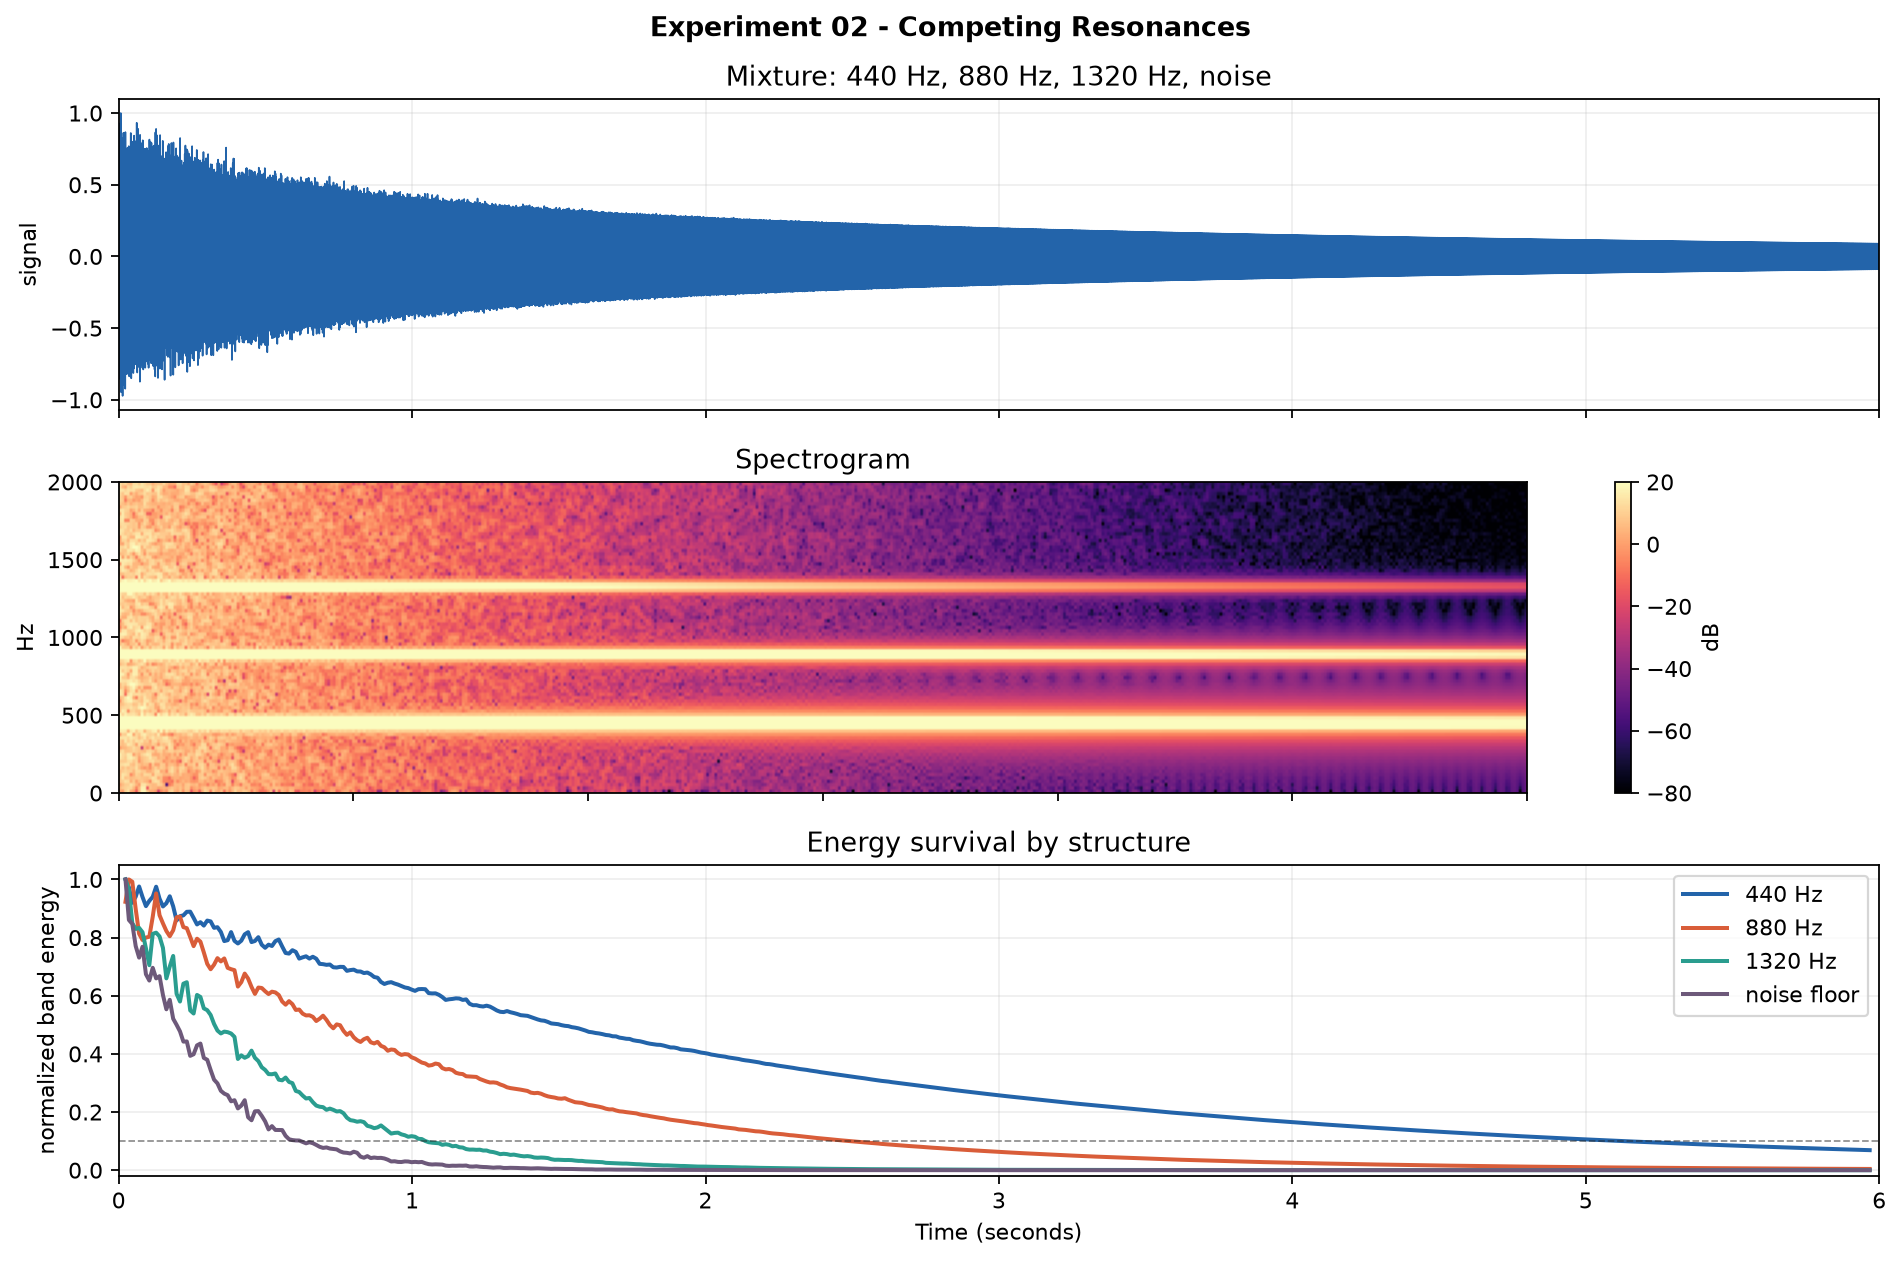

Source code (Python):
"""
Experiment 02 - Competing Resonances

Four structures are mixed together:
    440 Hz, 880 Hz, 1320 Hz, and noise.

The experiment tracks band energy through time and asks which structures
survive longest and which are most stable.
"""

from __future__ import annotations

import argparse
from pathlib import Path
import sys

import numpy as np

PROJECT_ROOT = Path(__file__).resolve().parents[1]
if str(PROJECT_ROOT) not in sys.path:
    sys.path.insert(0, str(PROJECT_ROOT))

from persistence.detectors import analyze_frames, normalize
from persistence.trackers import band_energy_trace, band_stability_score, survival_time

try:
    import matplotlib.pyplot as plt
except ImportError as exc:
    raise SystemExit("Install dependencies with: pip install -r requirements.txt") from exc


SAMPLE_RATE = 44_100
DURATION_SECONDS = 6.0
WINDOW_SIZE = 2048
HOP_SIZE = 512


def decaying_sine(times: np.ndarray, frequency: float, decay_seconds: float) -> np.ndarray:
    return np.exp(-times / decay_seconds) * np.sin(2 * np.pi * frequency * times)


def generate_signal() -> tuple[np.ndarray, np.ndarray]:
    times = np.arange(int(SAMPLE_RATE * DURATION_SECONDS)) / SAMPLE_RATE
    rng = np.random.default_rng(11)

    signal = (
        0.90 * decaying_sine(times, 440, 4.5)
        + 0.70 * decaying_sine(times, 880, 2.2)
        + 0.55 * decaying_sine(times, 1320, 0.9)
    )

    noise_envelope = np.exp(-times / 0.55)
    signal += 0.42 * noise_envelope * rng.normal(0, 1, size=times.shape)
    return times, normalize(signal)


def main() -> None:
    parser = argparse.ArgumentParser(description="Track competing resonances.")
    parser.add_argument("--save", help="Save plot instead of opening a window.")
    args = parser.parse_args()

    times, signal = generate_signal()
    frames = analyze_frames(signal, SAMPLE_RATE, WINDOW_SIZE, HOP_SIZE)

    structures = {
        "440 Hz": band_energy_trace(frames, 440, 70),
        "880 Hz": band_energy_trace(frames, 880, 90),
        "1320 Hz": band_energy_trace(frames, 1320, 110),
        "noise floor": band_energy_trace(frames, 6_000, 6_000),
    }

    rows = []
    for name, energy in structures.items():
        rows.append(
            (
                name,
                survival_time(frames.frame_times, energy, threshold=0.1),
                band_stability_score(energy),
                float(np.mean(energy[-max(3, len(energy) // 5) :])),
            )
        )

    print("Competing resonance summary")
    print("structure       survival_s  stability  late_energy")
    for name, survive, stable, late in rows:
        print(f"{name:12s} {survive:10.2f}  {stable:9.3f}  {late:11.3f}")

    figure, axes = plt.subplots(3, 1, figsize=(12, 8), sharex=True)
    figure.suptitle("Experiment 02 - Competing Resonances", fontweight="bold")

    axes[0].plot(times, signal, color="#2364aa", linewidth=0.75)
    axes[0].set_ylabel("signal")
    axes[0].set_title("Mixture: 440 Hz, 880 Hz, 1320 Hz, noise")
    axes[0].grid(True, alpha=0.2)

    image = axes[1].imshow(
        frames.spectrum_db[frames.frequencies <= 2_000],
        origin="lower",
        aspect="auto",
        extent=[0, DURATION_SECONDS, 0, 2_000],
        cmap="magma",
        vmin=-80,
        vmax=20,
    )
    axes[1].set_ylabel("Hz")
    axes[1].set_title("Spectrogram")
    figure.colorbar(image, ax=axes[1], label="dB")

    colors = {
        "440 Hz": "#2364aa",
        "880 Hz": "#d95d39",
        "1320 Hz": "#2a9d8f",
        "noise floor": "#6d597a",
    }
    for name, energy in structures.items():
        axes[2].plot(frames.frame_times, energy, label=name, color=colors[name], linewidth=1.8)
    axes[2].axhline(0.1, color="#222222", linewidth=0.8, linestyle="--", alpha=0.5)
    axes[2].set_ylim(-0.02, 1.05)
    axes[2].set_xlabel("Time (seconds)")
    axes[2].set_ylabel("normalized band energy")
    axes[2].set_title("Energy survival by structure")
    axes[2].legend(loc="upper right")
    axes[2].grid(True, alpha=0.2)

    figure.tight_layout()
    if args.save:
        figure.savefig(args.save, dpi=160, bbox_inches="tight")
        print(f"Saved plot to {args.save}")
    else:
        plt.show()


if __name__ == "__main__":
    main()
